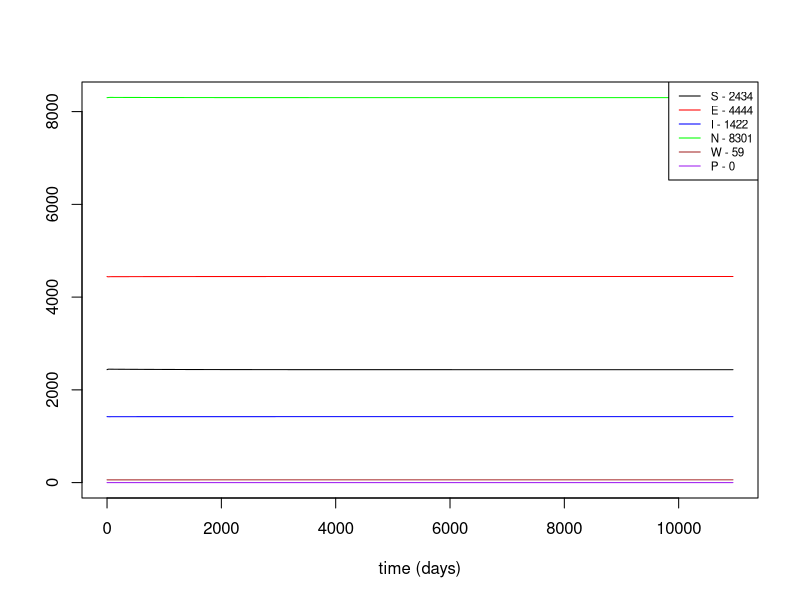
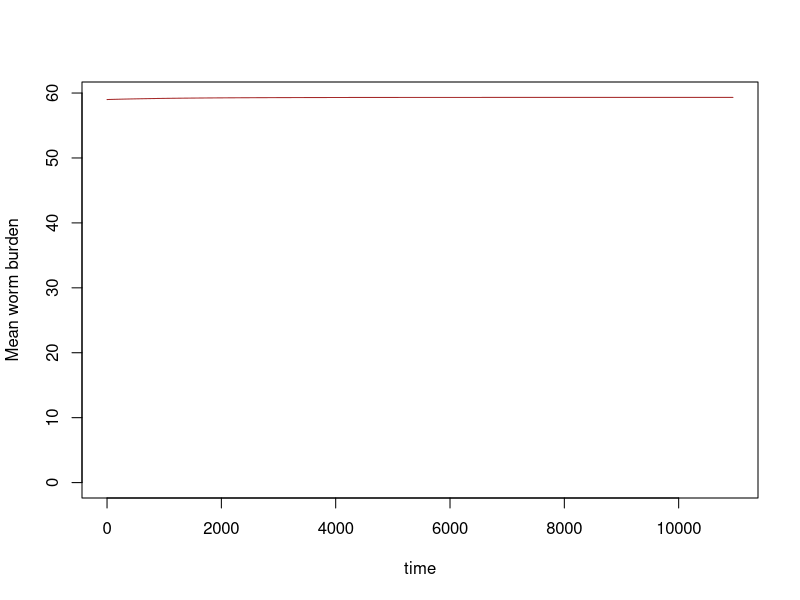
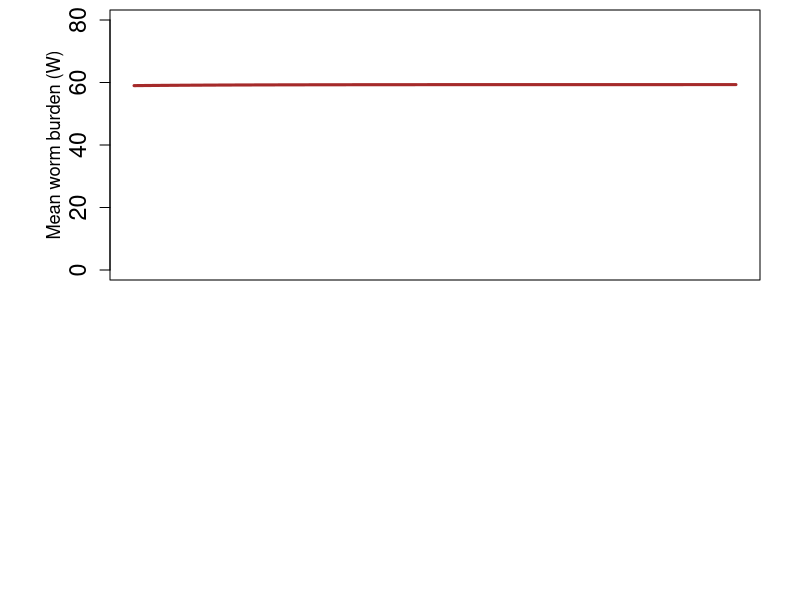

These figures' R source, in order: (Note: this script raises an error after producing the figures.)
## A schisto model
#This work is licensed under a Creative Commons Attribution-NonCommercial 4.0 International License#########
#<http://creativecommons.org/licenses/by-nc/4.0/> by Christopher Hoover, Arathi Arakala, Manoj Gambhir 
#and Justin Remais. This work was supported in part by the National Institutes of Health/National Science 
#Foundation Ecology of Infectious Disease program funded by the Fogarty International Center 
#(grant R01TW010286), the National Institute of Allergy and Infectious Diseases (grant K01AI091864), 
#and the National Science Foundation Water Sustainability and Climate Program (grant 1360330).

#Per the terms of this license, if you are making derivative use of this work, you must identify that 
#your work is a derivative work, give credit to the original work, provide a link to the license, 
#and indicate changes that were made.###############

library(deSolve)
schisto=function(t, n, parameters) { 
  with(as.list(parameters),{
    S=n[1]
    E=n[2]
    I=n[3]
    W=n[4]
    N=S+E+I
    pred= (alpha*P)/(1+alpha*N*Th)
    #inf= 0.5*beta*W*H*m*H
    inf= 0.5*beta*W*H*m*S
    dSdt= f_N*((1-(phi_N*N))*(S+(z*E))) - (mu_N*S) - (pred*S) - inf
    dEdt= inf - ((mu_N+pred+sigma)*E)
    dIdt= (sigma*E) - ((mu_N+mu_I)*I) - (pred*I)
    dWdt= (lamda*I) - ((mu_W+mu_H)*W)
    return(list(c(dSdt,dEdt,dIdt,dWdt)))
  }) 
} 


#Parameters from Sokolow et al ########################################
yrs=30
time=seq(0,365*yrs,1)
p=0
parameters=c(f_N=0.16, #Instantaneous snail mortality rate
             phi_N= (1-1/(80*0.16))/10000, #~Inverse of snail carrying capacity
             z=0.5, #Fraction of exposed snails that reproduce
             mu_N=1/80, #Snail mortality rate; assumed lifespan=12 weeks
             alpha=0.003, #per capita prawn attack rate on snails
             P=p, #Number of prawns in the system
             Th=0.1, #Prawn predation max
             beta=0.000004, #Snail infection probability
             H=1000, # human population
             sigma=0.02, # exposed snails becoming infected
             mu_I=0.05, #Enhanced mortality of infected snails
             lamda=0.00004, #Human infection probability from infected snails
             mu_H=0.00004566, #Worm mortality from host deaths
             mu_W=0.00091324, #Adult worm natural mortality
             m=0.5 #Miracidial production per reproductive female
             )
#Parameters we might consider changing based on other sources
    #beta = 0.000001-0.0005 from Liang et al 2002
    #f = 0.5/7 = 0.07/day snail recruitment rate from Woolhouse, 1990 fig4 @ 21 C

# Various starting values ########################
#nstart=c(S=5500,E=1500,I=1000, W=50) #VALUES USED HERE ARE Randomly contrived

nstart=c(S=2435,E=4444,I=1422, W=59) #VALUES USED HERE ARE PRAWN-FREE EQUILIBRIUM

#nstart=c(S=6097,E=346,I=45, W=26) #VALUES USED HERE ARE PRAWN=33 EQBM

#Run the model and print ~eqbm values #######################
output=as.data.frame(ode(nstart,time,schisto,parameters))
output[100:500,]
eqbm<-output[365*yrs,]
  eqbm

#Plot changes over time period
par(mfrow=c(1,1))
plot(output[,1], output[,2], type='l', xlab="time (days)",ylab="",
     ylim=c(0,max(output[,2]+output[,3]+output[,4])))
lines(output[,1],output[,3],col="red")
lines(output[,1],output[,4],col="blue")
lines(output[,1],output[,2]+output[,3]+output[,4],col="green")
lines(output[,1],output[,5],col="brown")
lines(output[,1],rep(p,times=length(output[,1])),col="purple")
legend("topright",paste(c("S","E","I","N","W","P"),
                        as.integer(c(eqbm[,2],eqbm[,3],eqbm[,4],(eqbm[,2]+eqbm[,3]+eqbm[,4]),eqbm[,5],p)),
                        sep=" - "),
       col=c("black","red","blue","green","brown","purple"),lty=1,cex=0.7)

#Plot only mean worm burden (W) over 30-yr run
plot(output[,1], output[,5], type='l', col="brown",xlab="time",ylab="Mean worm burden",
     ylim=c(0,max(output[,5])))

#Run the model with P=50 and observe dynamics over time  (Sok etal Fig5B&E) #####################
yrs=20
time=seq(0,365*yrs,1)
p=50

output=as.data.frame(ode(nstart,time,schisto,parameters))
output[100:500,]
eqbm2<-output[365*yrs,]
eqbm2

#Plots
par(mfrow=c(2,1), cex.lab=1.3, cex.axis=1.4)
par(mai=c(0.2, 1.1, 0.1,0.4))
  plot(output[,1]/365, output[,5], type='l', xlab="",ylab="", lwd=3,
        ylim=c(0,80), col="brown", xaxt='n')
    mtext("Mean worm burden (W)", side=2, line=2.3, cex=1.1)
par(mai=c(1.2, 1.1, 0.1,0.4)) 
  plot(output[,1]/365, prev(W=output[,5])*100, type='l', xlab="years",ylab="", lwd=3,
         ylim=c(0,100), col="red")
    mtext("Prevalence", side=2, line=2.3, cex=1.3)

#Function to calculate prevalence ####################################
prev<-function(W,k=0.25){
  1-(1+(W/k))^(-k)
}
prev2<-function(x){
  1-(1+(x/0.25))^(-0.25)
} #Same function, just with k already set to value cited in sokolow et al 2015
prev(W=eqbm[,5])

#Function to calculate R-0 of system give parameter values ################
r0<-function(f_N=0.16, #Instantaneous snail mortality rate
             phi_N= (1-1/(80*0.16))/10000, #~Inverse of snail carrying capacity
             z=0.5, #Fraction of exposed snails that reproduce
             mu_N=1/80, #Snail mortality rate; assumed lifespan=12 weeks
             alpha=0.003, #per capita prawn attack rate on snails
             P=p, #Number of prawns in the system
             Th=0.1, #Prawn predation max
             beta=0.000004, #Snail infection probability
             H=1000, # human population
             sigma=0.02, # exposed snails becoming infected
             mu_I=0.05, #Enhanced mortality of infected snails
             lamda=0.00004, #Human infection probability from infected snails
             mu_H=0.00004566, #Worm mortality from host deaths
             mu_W=0.00091324, #Adult worm natural mortality
             m=0.5 #Miracidial production per reproductive female
                )
  {
  pred=(alpha*P)/(1+(alpha*Th))
  print(pred)
  #top=((f+f*z)*(beta*m)*sigma*lamda)
  top=beta*0.5*H*m*(1/phi_N)*sigma*lamda
  print(top)
  bot=(mu_N+mu_I+pred)*(mu_N+sigma+pred)*(mu_H+mu_W)
  print(bot)
  r0=top/bot
  r0
}
r0()

#Function to observe instantaneous rates of change at given parameter values #############
d_all<-function(f_N=0.16, #Instantaneous snail mortality rate
                phi_N= (1-1/(80*0.16))/10000, #~Inverse of snail carrying capacity
                z=0.5, #Fraction of exposed snails that reproduce
                mu_N=1/80, #Snail mortality rate; assumed lifespan=12 weeks
                alpha=0.003, #per capita prawn attack rate on snails
                P=p, #Number of prawns in the system
                Th=0.1, #Prawn predation max
                beta=0.000004, #Snail infection probability
                H=1000, # human population
                sigma=0.02, # exposed snails becoming infected
                mu_I=0.05, #Enhanced mortality of infected snails
                lamda=0.00004, #Human infection probability from infected snails
                mu_H=0.00004566, #Worm mortality from host deaths
                mu_W=0.00091324, #Adult worm natural mortality
                m=0.5, #Miracidial production per reproductive female
                S, E, I, W){
  N=S+E+I
  pred= (alpha*P)/(1+(alpha*N*Th))
  inf= 0.5*beta*W*H*m*H
    dSdt= f_N*((1-(phi_N*N))*(S+(z*E))) - (mu_N*S) - (pred*S) - inf
  print(dSdt)
    dEdt= inf - ((mu_N+pred+sigma)*E)
  print(dEdt)
    dIdt= (sigma*E) - ((mu_N+mu_I)*I) - (pred*I)
  print(dIdt)
    dWdt= (lamda*I) - ((mu_W+mu_H)*W)
  print(dWdt)
}

#Check changes at equilibrium
d_all(S=eqbm[,2], E=eqbm[,3], I=eqbm[,4], W=eqbm[,5])

#Plot change in S,E,I,W over variable P, with runs equal to 30 years ##############
p_range<-seq(from=1, to=100, by=1)
  op<-rep(0, time=length(p_range))
  op2<-rep(0, time=length(p_range))
  op3<-rep(0, time=length(p_range))
  op4<-rep(0, time=length(p_range))
  for(p in p_range){
    ind<-which(p_range==p)
    time=seq(0,365*30,1)
    parameters=c(f_N=0.16, #Instantaneous snail mortality rate
                 phi_N= (1-1/(80*0.16))/10000, #~Inverse of snail carrying capacity
                 z=0.5, #Fraction of exposed snails that reproduce
                 mu_N=1/80, #Snail mortality rate; assumed lifespan=12 weeks
                 alpha=0.003, #per capita prawn attack rate on snails
                 P=p, #Number of prawns in the system
                 Th=0.1, #Prawn predation max
                 beta=0.000004, #Snail infection probability
                 H=1000, # human population
                 sigma=0.02, # exposed snails becoming infected
                 mu_I=0.05, #Enhanced mortality of infected snails
                 lamda=0.00004, #Human infection probability from infected snails
                 mu_H=0.00004566, #Worm mortality from host deaths
                 mu_W=0.00091324, #Adult worm natural mortality
                 m=0.5 #Miracidial production per reproductive female
    )
    nstart=c(S=4382,E=3847,I=684, W=28)  
    output=as.data.frame(ode(nstart,time,schisto,parameters)) 
    #op[ind]<-output[10950,2]+output[10950,3]+output[10950,4]
    op[ind]<-output[365*30,2]
    op2[ind]<-output[365*30,3]
    op3[ind]<-output[365*30,4]
    op4[ind]<-output[365*30,5]
  }
  #Plot results over Predator-values
  par(mfrow=c(1,1))
  plot(p_range, op/(op+op2+op3), type='l', xlab="",ylab="%Susceptible of all snails", col="black", lty=3)
  par(mfrow=c(2,2))
  plot(p_range, op, type='l', xlab="#Predators",ylab="S", col="black", ylim=c(0,max(op, na.rm=TRUE)))
  plot(p_range, op2, type="l", xlab="#Predators",ylab="E", col="red", ylim=c(0,max(op2, na.rm=TRUE)))
  plot(p_range, op3, type="l", xlab="#Predators",ylab="I", col="blue", ylim=c(0,max(op3, na.rm=TRUE)))
  plot(p_range, op4, type="l", xlab="#Predators",ylab="W", col="brown", ylim=c(0,max(op4, na.rm=TRUE)))
  
#Plot N & I over P for document#####################

par(mfrow=c(2,1), cex.lab=1.5, cex.axis=1.4)
#Plot total number of snails (N) across different values of P
par(mai=c(0.2, 1.1, 0.1,0.4))
plot(p_range, (op+op2+op3), type='l', lwd=3, xlab="",ylab="",
     col="black", xlim=c(0,100), ylim=c(0,9000), xaxt='n')
  mtext(expression(italic(N)), side=2, cex=2, las=2, line=2.6)

#Plot total number of infected snails (I) across different values of P
  par(mai=c(1.2, 1.1, 0.1,0.4))
  plot(p_range, (op3), type='l', lwd=3, xlab="Predator abundance",ylab="", 
     col="blue", xlim=c(0,100), ylim=c(0,1500))
  mtext(expression(italic(I)), side=2, cex=2, las=2, line=2.6, col="blue")

#Plot W & Prev over P for document#####################
par(mfrow=c(2,1), cex.lab=1.4, cex.axis=1.3)
  #W plot
  par(mai=c(0.2, 1.1, 0.1,0.4))
  plot(p_range, op4, type="l", ylab="", col="brown", 
       lwd=2, ylim=c(0,60), xaxt='n')
  mtext("Mean worm burden (W)", col="brown", line=2.5, cex=1.4, side=2)
  #Prev Plot
  par(mai=c(1.2, 1.1, 0.1,0.4))
  plot(p_range, prev(W=op4), type="l", xlab="Predator abundance",ylab="", 
       col="red", lwd=2, ylim=c(0,0.80))
    mtext("Prevalence", col="red", line=2.5, cex=1.5, side=2)
#########################################  
  #Plot proportion of snails that are susceptible at 30 yr equilibirum across different values of P
plot(p_range, ((op+op2)/(op+op2+op3))*100, type='l', xlab="#Predators",ylab="%NON-infected of all snails", 
     col="black", xlim=c(0,50), ylim=c(0,100))
abline(h=100, col="pink",lty=2)
